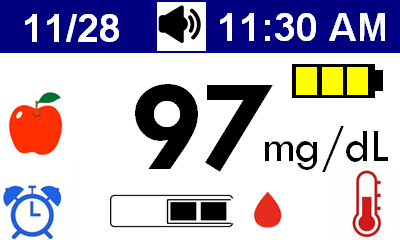
#> input picture img/004_blood3.bmp, 400 x 240 px
$ python mip_test_pigpio.py
#> lines starting #> are read from the running program, lines starting #| are printed output that depends on the picture
#> in pil_to_screen, im_array is the input picture: shape (240, 400, 3); mean R, G, B 182.2, 175.7, 192.6
#> in pil_to_screen, `diff_lines = np.where(np.sum((self.img_buff_rgb8 == self.pre_img), axi..`: diff_lines = 240 values from 0 to 239
#| diff  100 %
#| diff  0 %
#> call 3 of pil_to_screen, with img_file = 'img/005_blood4.bmp'
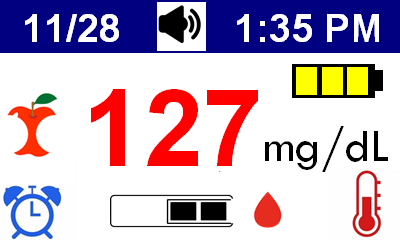
#> input picture img/005_blood4.bmp, 400 x 240 px
#> in pil_to_screen, im_array is the input picture: shape (240, 400, 3); mean R, G, B 195.7, 178, 195.8
#> in pil_to_screen (call 3), `self.img_buff_rgb8[:,2:] = np.packbits( ((im_array > 128).astype('uint..`:
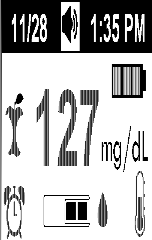
#> self.img_buff_rgb8: shape (240, 152); min 0, max 255, mean 182.8
#> in pil_to_screen (call 3), `diff_lines = np.where(np.sum((self.img_buff_rgb8 == self.pre_img), axi..`: diff_lines = 116 values from 13 to 170
#| diff  48 %
#> call 4 of pil_to_screen, with img_file = 'img/n00011 400x240 navi.bmp'
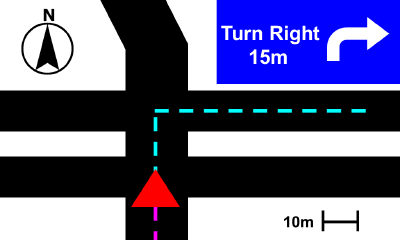
#> input picture img/n00011 400x240 navi.bmp, 400 x 240 px
#> in pil_to_screen, im_array is the input picture: shape (240, 400, 3); mean R, G, B 104.8, 103.7, 139.9
#> in pil_to_screen (call 4), `diff_lines = np.where(np.sum((self.img_buff_rgb8 == self.pre_img), axi..`: diff_lines = 240 values from 0 to 239
#| diff  100 %
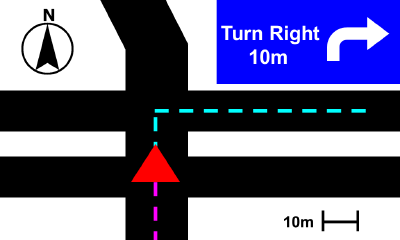
#> input picture img/n00012 400x240 navi.bmp, 400 x 240 px
#> in pil_to_screen, im_array is the input picture: shape (240, 400, 3); mean R, G, B 105, 103.6, 139.9
#> in pil_to_screen (call 5), `self.img_buff_rgb8[:,2:] = np.packbits( ((im_array > 128).astype('uint..`:
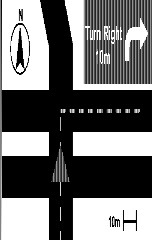
#> self.img_buff_rgb8: shape (240, 152); min 0, max 255, mean 114.3
#> in pil_to_screen (call 5), `diff_lines = np.where(np.sum((self.img_buff_rgb8 == self.pre_img), axi..`: diff_lines = 75 values from 50 to 206
#| diff  31 %
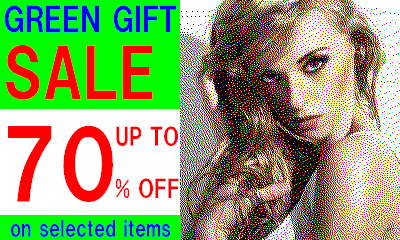
#> input picture img/003_b1.bmp, 400 x 240 px
#> in pil_to_screen, im_array is the input picture: shape (240, 400, 3); mean R, G, B 149.3, 162, 111.8
#> in pil_to_screen (call 6), `self.img_buff_rgb8[:,2:] = np.packbits( ((im_array > 128).astype('uint..`:
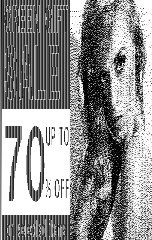
#> self.img_buff_rgb8: shape (240, 152); min 0, max 255, mean 141.7
#> in pil_to_screen (call 6), `diff_lines = np.where(np.sum((self.img_buff_rgb8 == self.pre_img), axi..`: diff_lines = 240 values from 0 to 239
#| diff  100 %
import time
from PIL import Image
import numpy as np
import datetime

IS_RASPI = False
try:
    import pigpio
    IS_RASPI = True
except:
   pass

print("SPI LOAD:", IS_RASPI)
print("##### PYTHON NIL #####")

DISP = 27
SCS = 23 #22
VCOMSEL = 17
BACKLIGHT = 18

#0x90 4bit update mode
#0x80 3bit update mode (fast)
#0x88 1bit update mode (most fast, but 2-color)
UPDATE_MODE = 0x80

SCREEN_WIDTH = 400
SCREEN_HEIGHT = 240


class MipDisplay():

    pi = None
    spi = None

    buff_width = int(SCREEN_WIDTH*3/8)+2 #for 3bit update mode
    #buff_width = int(SCREEN_WIDTH*4/8)+2 #for 4bit update mode

    def __init__(self):

        if not IS_RASPI:
            return

        self.pi = pigpio.pi()
        #self.spi = self.pi.spi_open(0, 2000000, 0)
        self.spi = self.pi.spi_open(0, 5500000, 0)
        time.sleep(0.1)     #Wait

        self.pi.set_mode(DISP, pigpio.OUTPUT)
        self.pi.set_mode(SCS, pigpio.OUTPUT)
        self.pi.set_mode(VCOMSEL, pigpio.OUTPUT)

        self.pi.write(SCS, 0)
        self.pi.write(DISP, 1)
        self.pi.write(VCOMSEL, 1)
        time.sleep(0.1)

        self.pi.set_mode(BACKLIGHT, pigpio.OUTPUT)
        self.pi.hardware_PWM(BACKLIGHT, 64, 0)

        self.pre_img = np.zeros((SCREEN_HEIGHT, self.buff_width), dtype='uint8')
        self.img_buff_rgb8 = np.empty((SCREEN_HEIGHT, self.buff_width), dtype='uint8')
        self.img_buff_rgb8[:,0] = UPDATE_MODE
        self.img_buff_rgb8[:,1] = np.arange(SCREEN_HEIGHT)
        self.img_buff_rgb8[:,0] = self.img_buff_rgb8[:,0] + (np.arange(SCREEN_HEIGHT) >> 8)

        self.clear()

    def clear(self):
        if not IS_RASPI:
            return
        self.pi.write(SCS, 1)
        time.sleep(0.000006)
        self.pi.spi_write(self.spi, [0b00100000,0]) # ALL CLEAR MODE
        self.pi.write(SCS, 0)
        time.sleep(0.000006)

    def no_update(self):
        if not IS_RASPI:
            return
        self.pi.write(SCS, 1)
        time.sleep(0.000006)
        self.pi.spi_write(self.spi, [0b00000000,0]) # NO UPDATE MODE
        self.pi.write(SCS, 0)
        time.sleep(0.000006)

    def blink(self, sec):
#> called with sec = 3
        if not IS_RASPI:
            return
        s = sec
        state = True
        interval = 0.5
        while s > 0:
            self.pi.write(SCS, 1)
            time.sleep(0.000006)
            if state:
                self.pi.spi_write(self.spi, [0b00010000,0]) # BLINK(BLACK) MODE
            else:
                self.pi.spi_write(self.spi, [0b00011000,0]) # BLINK(WHITE) MODE
            self.pi.write(SCS, 0)
            time.sleep(interval)
            s -= interval
            state = not state
        self.no_update()

    def inversion(self, sec):
#> called with sec = 3
        if not IS_RASPI:
            return
        s = sec
        state = True
        interval = 0.5
        while s > 0:
            self.pi.write(SCS, 1)
            time.sleep(0.000006)
            if state:
                self.pi.spi_write(self.spi, [0b00010100,0]) # INVERSION MODE
            else:
                self.no_update()
            self.pi.write(SCS, 0)
            time.sleep(interval)
            s -= interval
            state = not state
        self.no_update()

    #def pil_to_screen(self, pil_img):
    def pil_to_screen(self, img_file):

        im_array = np.array(Image.open(img_file))
        #im_array = np.array(pil_img)

        t = datetime.datetime.now()

        #3bit mode update
        self.img_buff_rgb8[:,2:] = np.packbits(
            ((im_array > 128).astype('uint8')).reshape(SCREEN_HEIGHT,SCREEN_WIDTH*3),
            axis=1
            )
        img_bytes = bytearray()

        #differential update
        rewrite_flag = False
        diff_lines = np.where(np.sum((self.img_buff_rgb8 == self.pre_img), axis=1) != self.buff_width)[0]
        print("diff ", int(len(diff_lines)/SCREEN_HEIGHT*100), "%")
        img_bytes = self.img_buff_rgb8[diff_lines].tobytes()
        if len(diff_lines) > 0:
            rewrite_flag = True
        self.pre_img[diff_lines] = self.img_buff_rgb8[diff_lines]

        print("Loading images... :", (datetime.datetime.now()-t).total_seconds(),"sec")

        t = datetime.datetime.now()
        if IS_RASPI:
            self.pi.write(SCS, 1)
            time.sleep(0.000006)
            if len(img_bytes) > 0:
                self.pi.spi_write(self.spi, img_bytes)
            #dummy output for ghost line
            self.pi.spi_write(self.spi, [0x00000000,0])
            time.sleep(0.000006)
            self.pi.write(SCS, 0)
        print("Drawing images... :", (datetime.datetime.now()-t).total_seconds(),"sec")

    def set_brightness(self, brightness):

        b = brightness
        if brightness >= 100:
            b = 100
        elif brightness <= 0:
            b = 0

        if not IS_RASPI:
            return
        self.pi.hardware_PWM(BACKLIGHT, 64, b*10000)
        time.sleep(0.05)

    def backlight_blink(self):
        if not IS_RASPI:
            return
        for x in range(2):
            for pw in range(0,100,1):
                self.pi.hardware_PWM(BACKLIGHT, 64, pw*10000)
                time.sleep(0.05)
            for pw in range(100,0,-1):
                self.pi.hardware_PWM(BACKLIGHT, 64, pw*10000)
                time.sleep(0.05)

    def quit(self):
        if not IS_RASPI:
            return
        #self.clear()
        self.set_brightness(0)
        self.pi.write(DISP, 1)
        time.sleep(0.1)
        self.pi.spi_close(self.spi)
        self.pi.stop()
#> (this line was passed over: pigpio is not available in this run)

if __name__ == '__main__':
    m = MipDisplay()
    m.set_brightness(50)
    #Get image from https://os.mbed.com/teams/JapanDisplayInc/code/MIP8f_FRDM_sample/. Need "LPM027M128x (400x240)".
    m.pil_to_screen('img/004_blood3.bmp')
    time.sleep(1)
    m.pil_to_screen('img/004_blood3.bmp')
    time.sleep(1)
    m.pil_to_screen('img/005_blood4.bmp')
    time.sleep(1)
    m.pil_to_screen('img/n00011 400x240 navi.bmp')
    time.sleep(1)
    m.pil_to_screen('img/n00012 400x240 navi.bmp')
    time.sleep(1)
    m.pil_to_screen('img/003_b1.bmp')
    time.sleep(1)
    m.blink(3)
    m.inversion(3)
    m.quit()
